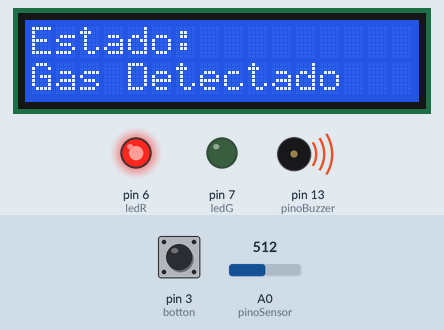
Recording of a sketch running on a simulated Arduino Uno, built with avr-gcc and run on an emulated ATmega328P. On the bench: 16×2 character LCD, output pins drawn as LEDs (lit = HIGH), buzzer (waves = sounding, pin HIGH). Inputs (shaded band) come from the test bench; at power-on: pin 3 (botton) LOW, A0 (pinoSensor) = 512. What the sketch prints to the serial monitor is not drawn.

Above: at 1.2 s.
1.3 s: pin 3 (botton) pulled HIGH for 0.15 s
At 2.0 s:
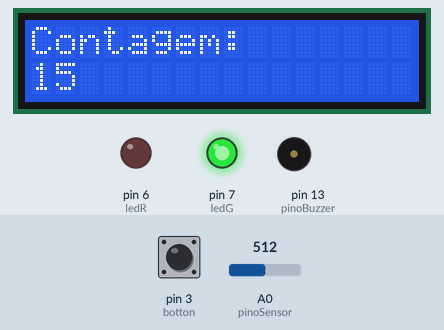
At 3.2 s:
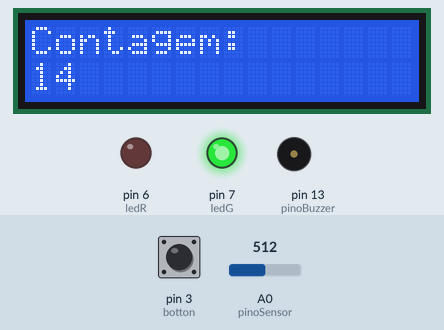
Timing chart, 0 to 18.1 s (numbered marks = the images above; inputs shaded):
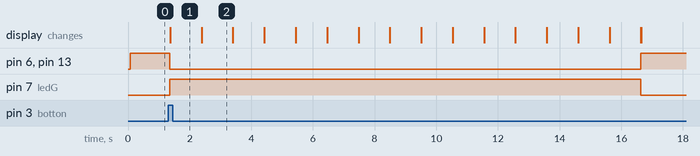

Measured:
- after the input at 1.3 s, pin 6 (ledR), pin 13 (pinoBuzzer): HIGH → LOW after 0.05 s, → HIGH 15.3 s later; pin 7 (ledG): LOW → HIGH after 0.05 s, → LOW 15.3 s later; the display: changes after 0.07 s (image 1)
- what the display in image 2 shows lasts 1.0 s, from 2.4 s to 3.4 s

The sketch:

trojan_2.ino
```cpp
#include <Wire.h> //BIBLIOTECA P USAR O I2C
#include <LiquidCrystal_I2C.h> // BIBLIOTECA DO I2C

#define col 16
#define lin 2
#define ende 0x27

LiquidCrystal_I2C lcd(ende, col, lin); // INICIANDO O LED

const int pinoBuzzer = 13; // VAR BUZZER
const int pinoSensor = A0; // VAR SENSOR
const int leitura = 300; // VAR PPM
const int ledR = 6; // VARIÁVEL DO LED VERMELHOR
const int ledG = 7; // VARIÁVEL DO LED VERDE
const int botton = 3;  // VARIÁVEL DO BOTÃO

void setup() {
  Serial.begin(9600);
  pinMode(pinoSensor, INPUT);
  pinMode(pinoBuzzer, OUTPUT);
  pinMode(ledR, OUTPUT);
  pinMode(ledG, OUTPUT);
  pinMode(botton, INPUT);  // Defina o pino do botão como entrada

  lcd.init();
  lcd.backlight();
  lcd.clear();
}

void loop() {
  int sensor = analogRead(pinoSensor);
  int bnt = digitalRead(botton);

  Serial.print("LEITURA SENSOR:");
  Serial.println(sensor);
  Serial.print("LEITURA BOTTON:");
  Serial.println(bnt);

  lcd.setCursor(0, 0);
  lcd.print("Estado:");

  // CONDIÇÃO DE PARADA 1
  if (sensor > leitura && bnt == HIGH) {
    digitalWrite(pinoBuzzer, LOW);
    digitalWrite(ledR, LOW);
    digitalWrite(ledG, HIGH);
  if (bnt == HIGH) { // CONTAGEM REGRESSIVA
    for (int i = 15; i >= 1; i--) {
      lcd.clear();
      lcd.setCursor(0, 0);
      lcd.print("Contagem: ");
      lcd.setCursor(0, 1);
      lcd.print(i);
      delay(1000);
      lcd.clear();
    }
  }
  // DETECTAR SEM A CONTAGEM
  } else if (sensor > leitura) {
    digitalWrite(pinoBuzzer, HIGH);
    digitalWrite(ledR, HIGH);
    digitalWrite(ledG, LOW);
    lcd.setCursor(0, 1);
    lcd.print("Gas Detectado");

// CONSEQUÊNCIA
  } else {
    digitalWrite(pinoBuzzer, LOW);
    digitalWrite(ledR, LOW);
    digitalWrite(ledG, HIGH);
    lcd.setCursor(0, 1);
    lcd.print("Livre de Gas");
  }
}
```
